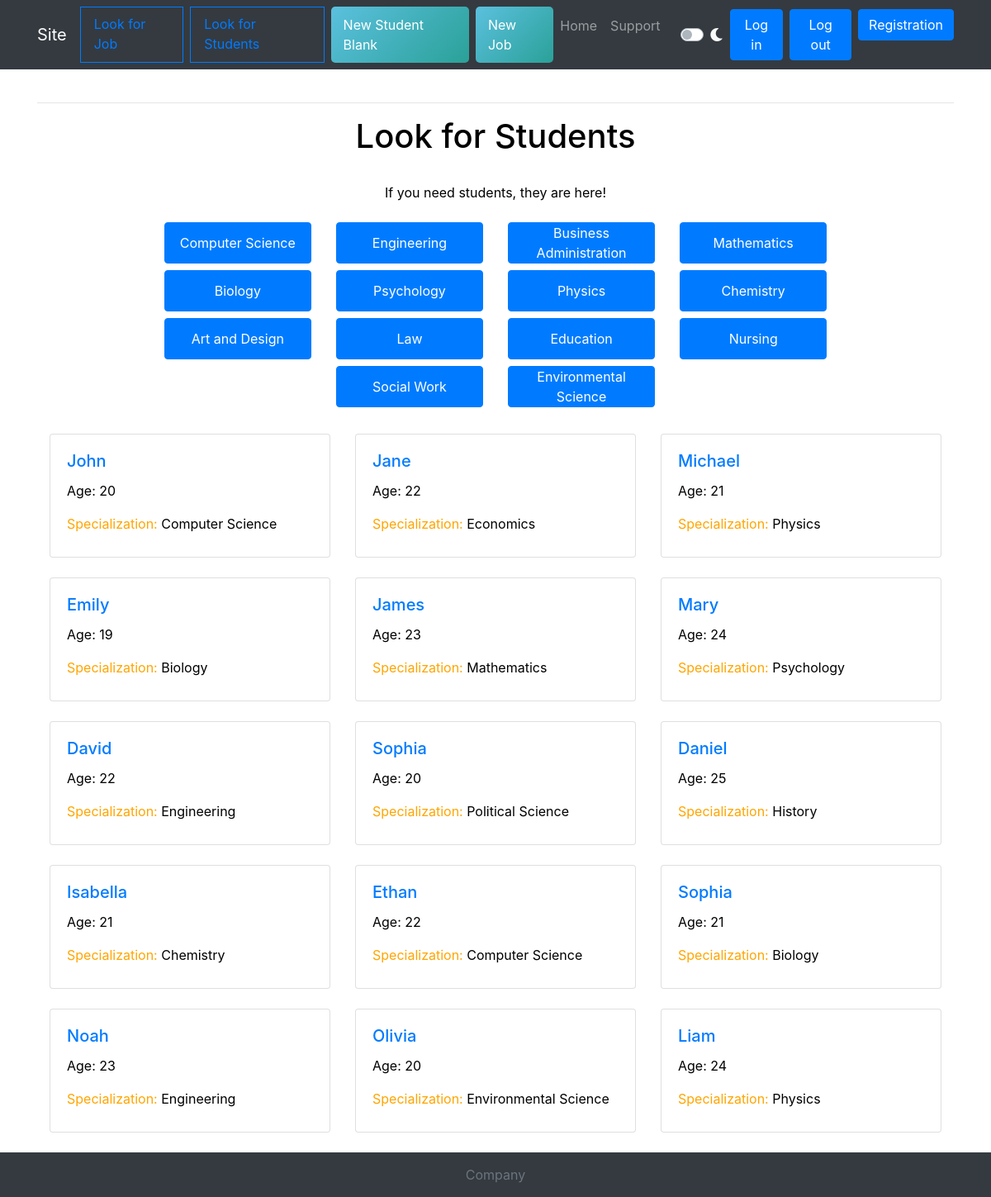
The app's page /look_for_student/, older data.
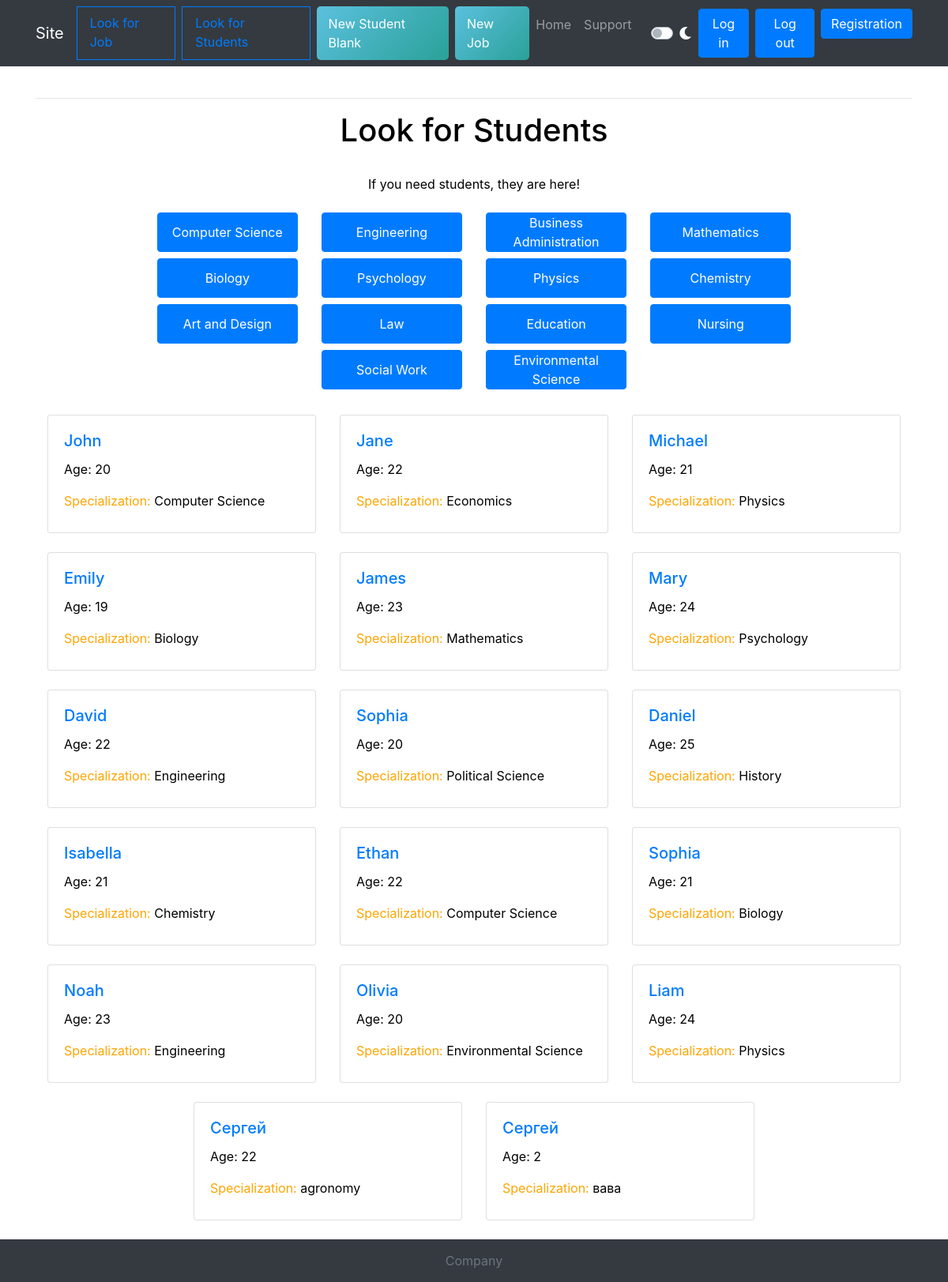
The same page, newer data.
### lookForStudent/models.py (models this page shows, shortened)
class SpecializationCategory(models.Model):
    name = models.TextField(max_length=255)
    slug = models.SlugField(max_length=255, unique=True, editable=False)
    def get_absolute_url(self):
        return reverse('specialization_category', kwargs={'category_slug': self.slug})
    class Meta:
        verbose_name = "Specialization categories"
        verbose_name_plural = "Specialization categories"
        ordering = ['pk']

class Student(models.Model):
    class Status(models.IntegerChoices):
        DRAFT = 0, 'draft blank'
        PUBLISHED = 1, 'published'
    class Meta:
        verbose_name = "Blanks"
        verbose_name_plural = "Blanks"
        ordering = ['pk']
    gender = models.TextField(max_length=1)
    name = models.TextField(max_length=255, verbose_name='name')
    surname = models.TextField(max_length=255)
    age = models.IntegerField()
    phone = models.TextField(max_length=255, unique=True)
    email = models.TextField(max_length=255, unique=True)
    university = models.TextField(max_length=255)
    specialization = models.TextField(max_length=255)
    category = models.ForeignKey('SpecializationCategory', on_delete=models.CASCADE, related_name='category')
    degree = models.TextField(max_length=255)
    course = models.IntegerField()
    description = models.TextField(max_length=1000, blank=True)
    created_time = models.DateTimeField(auto_now_add=True)
    changed_time = models.DateTimeField(auto_now=True)
    slug = models.SlugField(max_length=255, unique=True, editable=False)
    is_published = models.BooleanField(default=tuple(map(lambda x: (bool(x[0]), x[1]), Status.choices)), choices=Status.choices)
    objects = models.Manager()
    published = PublishedManager()
    def get_absolute_url(self):
        return reverse('student_blank', kwargs={'student_slug': self.slug})

### lookForStudent/views.py (the view)
# urls.py: path('', views.LookForStudentHome.as_view(), name='look_student_main'),
class LookForStudentHome(ListView):
    model = Student
    template_name = 'lookForStudent/students_all_blanks_block.html'
    def get_context_data(self, **kwargs):
        context = super().get_context_data(**kwargs)
        context['students'] = Student.published.all().select_related('category')
        context['categories'] = SpecializationCategory.objects.all()
        context['cur_category'] = None
        return context

### lookForStudent/models.py (called while the page is built)
    def get_queryset(self):
        return super().get_queryset().filter(is_published=Student.Status.PUBLISHED)

### lookForStudent/templates/lookForStudent/students_all_blanks_block.html
{% extends "./lookForStudent_main.html" %}
{% block blanks %}
<div align="center">
    <br>
    <div class="container">
        <div class="row justify-content-center">
            {% for student in students %}
                <div class="col-md-4 mb-4">
                    <div class="card" style="min-height: 150px;">
                        <div class="card-body text-center">
                            <h5 class="card-title" align="left"><a href="{{ student.get_absolute_url }}">{{ student.name }}</a></h5>
                            <p class="card-text" align="left">Age: {{ student.age }}</p>
                            <p class="card-text" align="left"><span style="color: orange;">Specialization:</span> {{ student.specialization }}</p>
                        </div>
                    </div>
                </div>
                {% if forloop.counter|divisibleby:3 and not forloop.last %}
                    </div><div class="row justify-content-center">
                {% endif %}
            {% endfor %}
        </div>
    </div>
</div>
{% endblock %}

### lookForStudent/templates/lookForStudent/lookForStudent_main.html
{% extends "../index.html" %}
{% block content %}
    <div class="col-md-9 mx-auto text-center">
        <div>
            <h1>Look for Students</h1>
            <br>
            <p>If you need students, they are here!</p>
        </div>
        <div class="mt-4">
            <div class="row justify-content-center">
                {% for category in categories %}
                <div class="col-md-3 mb-2 d-flex">
                    {% if cur_category and cur_category.id == category.id %}
                        <button class="btn w-100 d-flex align-items-center justify-content-center" style="height: 50px; background-color: #6bcf6f; color: white;">
                            <span>{{ category.name }}</span>
                        </button>
                    {% else %}
                        <a href="{{ category.get_absolute_url }}" class="btn btn-primary w-100 d-flex align-items-center justify-content-center"
                           style="height: 50px; text-decoration: none; color: white;">
                            {{ category.name }}
                        </a>
                    {% endif %}
                </div>
                {% endfor %}
            </div>
        </div>
    </div>
    {% block blanks %}
    {% endblock %}
{% endblock %}

Row changes from the older to the newer data that the page shows:
added Student: name "Сергей", age "22", specialization "agronomy"
added Student: name "Сергей", age "2", specialization "вава"
